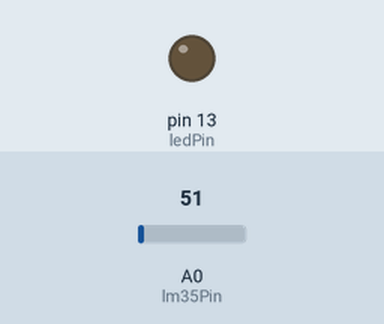
Simulated run of this sketch. Board: Arduino Uno, built with avr-gcc and run on an emulated ATmega328P. Parts: output pins drawn as LEDs (lit = HIGH). The inputs (shaded band) are chosen by the test bench; at power-on: A0 (lm35Pin) = 51.

Above: at 1.8 s.
1.9 s: A0 (lm35Pin) set to 56
At 2.8 s:
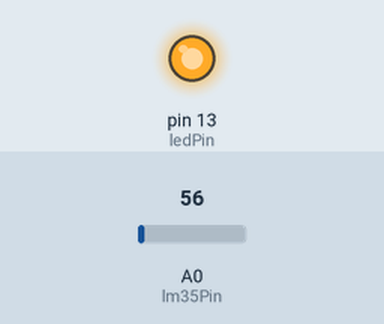
3.5 s: A0 (lm35Pin) set to 30
At 4.3 s:
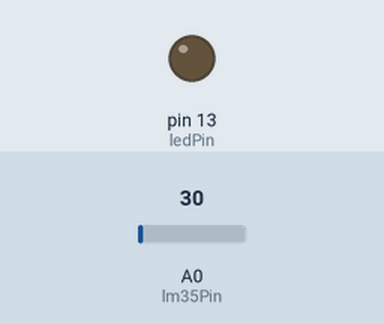
5.5 s: A0 (lm35Pin) set to 61
At 7.1 s:
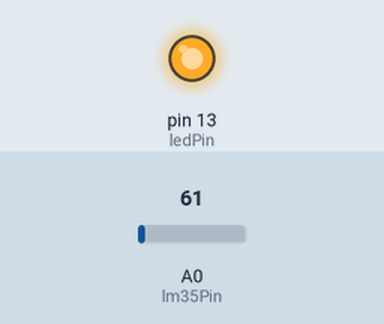
Timing chart, 0 to 8.6 s (numbered marks = the images above; inputs shaded):
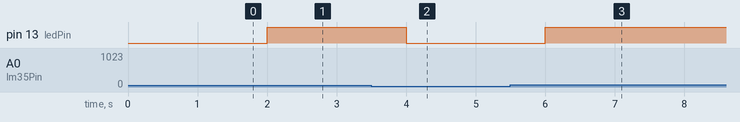

The sketch:

sketch_sep16c.ino
```cpp
const int lm35Pin = A0;
const int ledPin = 13;

void setup() {
  pinMode(ledPin, OUTPUT);
}

void loop() {
  int sensorValue = analogRead(lm35Pin);

  float voltage = (sensorValue / 1024.0) * 5.0;

  float temperatureC = voltage * 100.0;

  if (temperatureC > 25.0) {
    digitalWrite(ledPin, HIGH);
  } else {
    digitalWrite(ledPin, LOW);
  }

  delay(1000);
}
```

Measured:
- the behaviour switches between 51 and 52 on A0 (lm35Pin) (found by bisection; images 0 and 1)
- after the input at 1.9 s, pin 13 (ledPin): LOW → HIGH after 0.10 s
- after the input at 3.5 s, pin 13 (ledPin): HIGH → LOW after 0.50 s
- after the input at 5.5 s, pin 13 (ledPin): LOW → HIGH after 0.50 s
